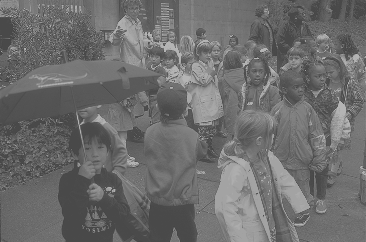
#> input picture Lab4/input/kids.tif, 366 x 242 px, found by its file name
$ python histogram.py
#> lines starting #> are read from the running program, lines starting #| are printed output that depends on the picture
import matplotlib.pyplot as plt
import numpy as np
from PIL import Image
from matplotlib import cm

def equalize(x):
    # calculate histogram of x
    h,_ = np.histogram(x, bins=np.linspace(0,255,256))

    # calculate cumulative distribution of x
    F = np.zeros((256,))
    for i in range(256):
        F[i] = np.sum(h[0:i]) / np.sum(h)

    # equalize the image
    y = np.ones_like(x, dtype=float)
    for i in range(x.shape[0]):
        for j in range(x.shape[1]):
            x_temp = x[i,j]
            f_temp = F[x_temp]
            y[i,j] = F[x_temp]
    y_min = y.min()
    y_max = y.max()
    z = 255 * (y - y_min) / (y_max - y_min)
    z = z.astype(dtype=int)
    return z, F

filename = 'kids.tif'
im = Image.open('Lab4/input/' + filename)
#> im is the input picture: PIL image 366x242 L; min 70, max 180, mean 108.6
x = np.array(im)
gray = cm.get_cmap('gray', 256)
plt.figure(1)
plt.imshow(x, cmap=gray)
plt.figure(2)
plt.hist(x.flatten(), bins=np.linspace(0,255,256))
plt.title('Histogram of ' + filename)
plt.xlabel('Pixel Value')
plt.ylabel('Number of Pixels')
plt.show()
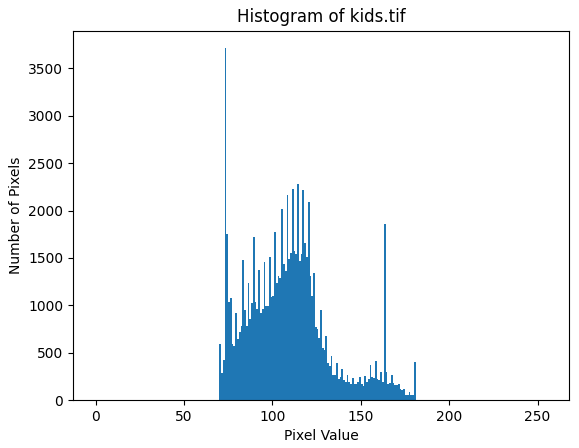
#> figure drawn by matplotlib, 1 panel; tallest bar 3712 high, from x = 73 to 74

z, F = equalize(x)
#> in equalize, `h,_ = np.histogram(x, bins=np.linspace(0,255,256))`: h = 255 values, max 3712 at index 73, min 0 at index 0, mean 347.3
#> after the loop in equalize, `for i in range(256):`: F = 256 values from 0 to 1
#> after the loop in equalize, `for i in range(x.shape[0]):`:
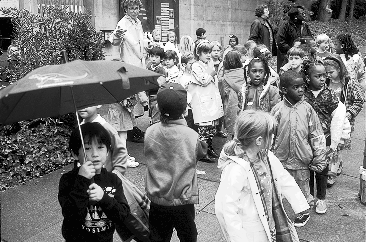
#> y: shape (242, 366) float64; min 0, max 0.995, mean 0.492
#> in equalize, `y_min = y.min()`: y_min = 0
#> in equalize, `y_max = y.max()`: y_max = 0.995
#> F = 256 values from 0 to 1
plt.figure(3)
plt.plot(np.linspace(0, 255, 256), F)
plt.title('Cumulative Distribution of kids.tif')
plt.xlabel('Pixel Value')
plt.ylabel('Cumulative Probability')

plt.figure(4)
plt.hist(z.flatten(), bins=np.linspace(0,255,256))
plt.title('Histogram of Equalized Image of kids.tif')
plt.xlabel('Pixel Value')
plt.ylabel('Number of Pixels')

plt.figure(5)
plt.imshow(z, cmap=gray)
plt.show()
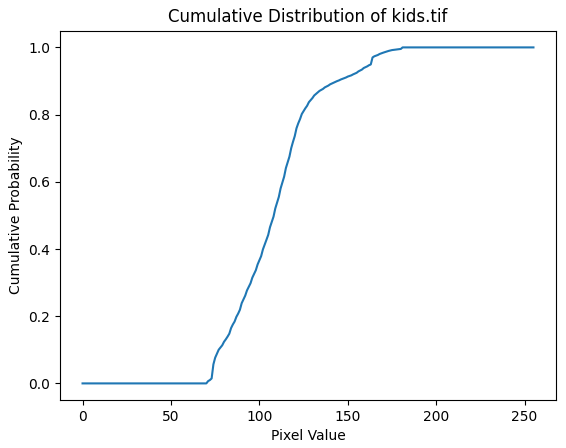
#> figure drawn by matplotlib, 1 panel; curve peaks at x = 181, y = 1
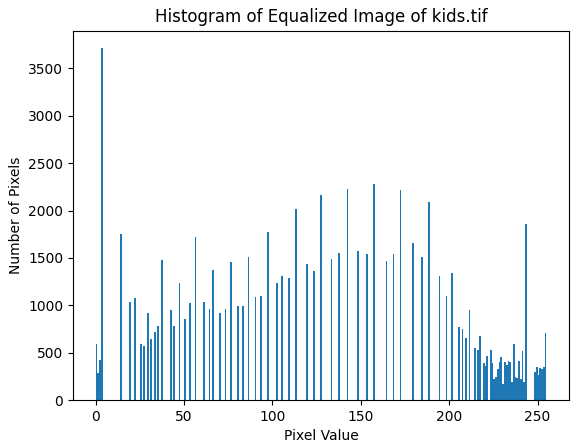
#> figure drawn by matplotlib, 1 panel; tallest bar 3712 high, from x = 3 to 4
